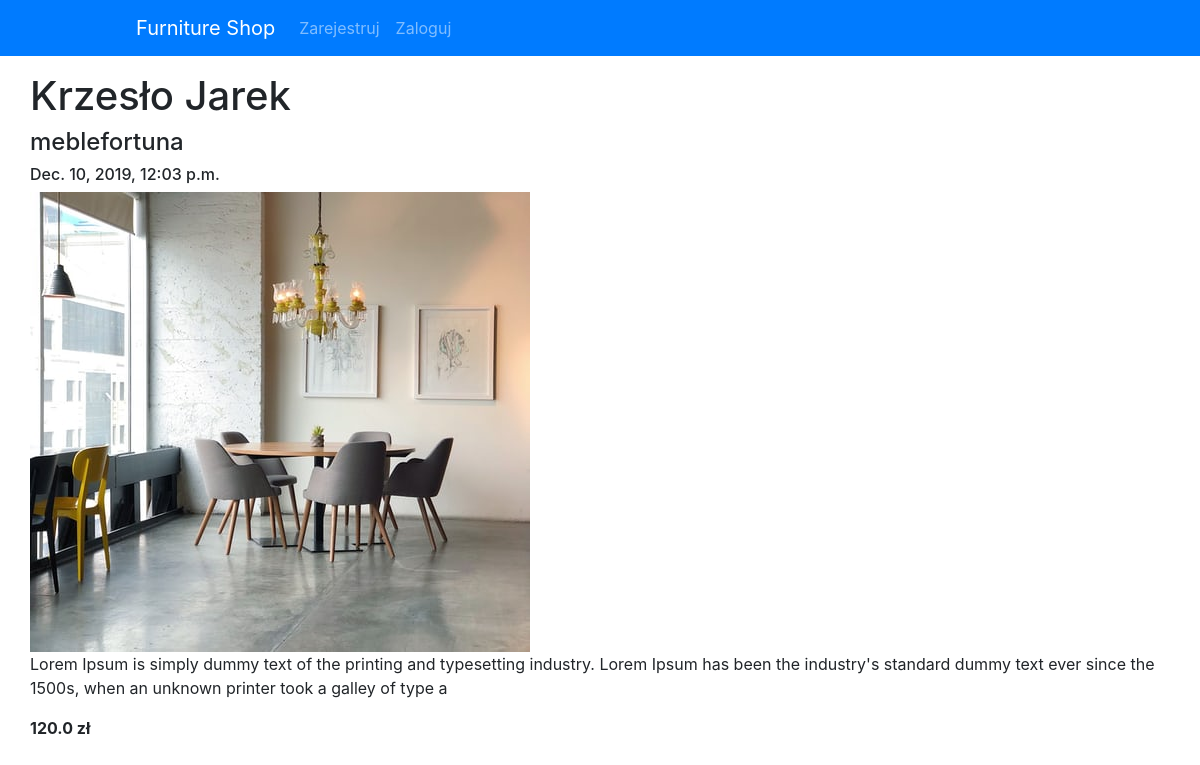
The app's page /product_detail/19/ with its own data.
### index/models.py (models this page shows, shortened)
class Product(models.Model):
    name = models.CharField(max_length=200)
    manufacturer = models.ForeignKey('auth.User', on_delete=models.CASCADE)
    description = models.CharField(max_length=200)
    created_date = models.DateTimeField(default=timezone.now)
    price = models.FloatField()
    photo = models.ImageField(upload_to = 'media/', max_length=255, null=True, blank=True)

### index/views.py (the view)
# urls.py: path('product_detail/<pk>/', views.product_detail, name='product_detail'),
def product_detail(request, pk):
    product = get_object_or_404(Product, pk=pk)
    return render(request, 'index/product_detail.html', {'product': product})

### index/templatetags/group_tag.py (called while the page is built)
@register.filter(name='group_tag')
def group_tag(user, group_name):
    group = Group.objects.get(name=group_name)
    return True if group in user.groups.all() else False

### index/templates/index/product_detail.html (shortened to what this page needs)
{% extends 'index/base.html' %}
{% load staticfiles %}
{% load group_tag %}
{% block content %}
<div class="product">
    <h1>{{ product.name }}</h1>
    <h4>{{ product.manufacturer }}</h4>
    <h6>
        <div class="date">
            {{ product.created_date }}
        </div>
    </h6>
    {% if product.photo %}
    <img src="{{ product.photo.url}}">
    {% endif %}
    <p>{{ product.description|linebreaksbr }}</p>
    <b>
        <p>{{ product.price|linebreaksbr }} zł</p>
    </b>
</div>
{% endblock %}

### records on screen
Product: name "Krzesło Jarek", manufacturer "meblefortuna", created_date "Dec. 10, 2019, 12:03 p.m.", photo (picture), description "Lorem Ipsum is simply dummy text of the printing and typesetting industry. Lorem Ipsum has been the industry's standard dummy text ever since the 1500s, when an unknown printer took a galley of type a", price "120.0"
